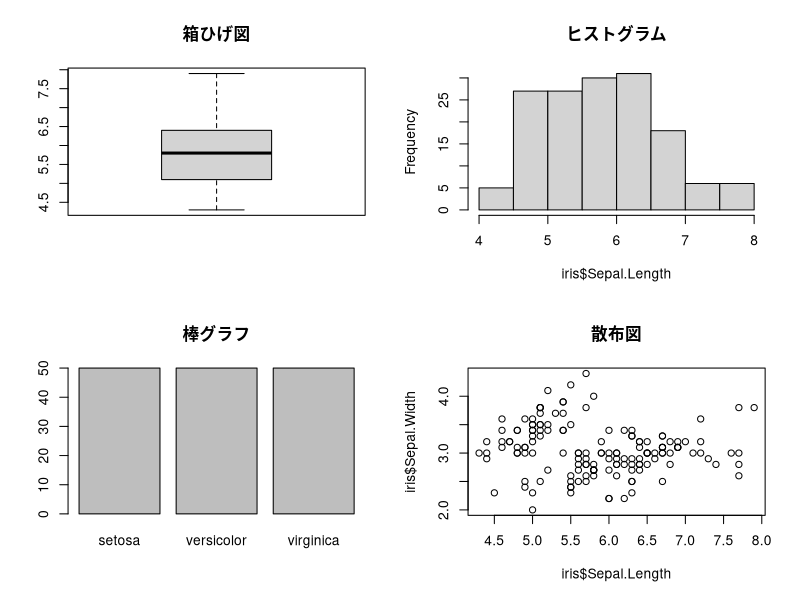
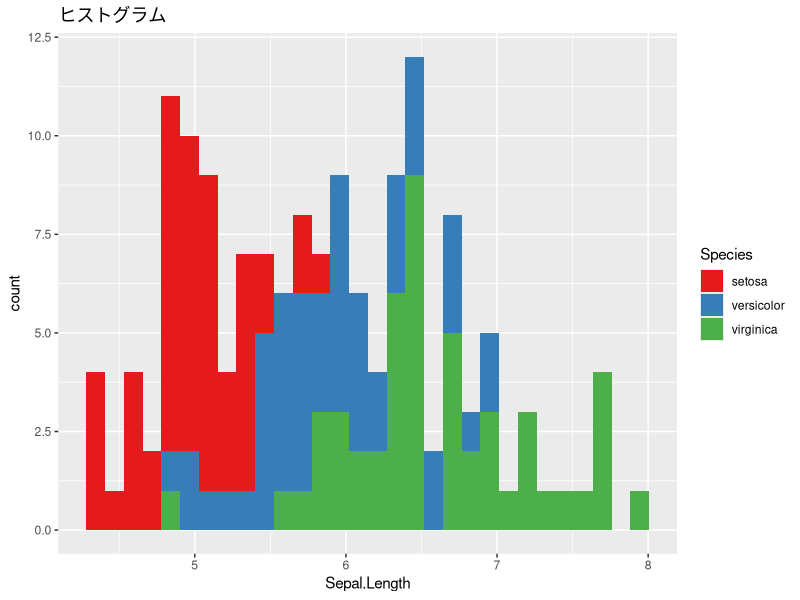
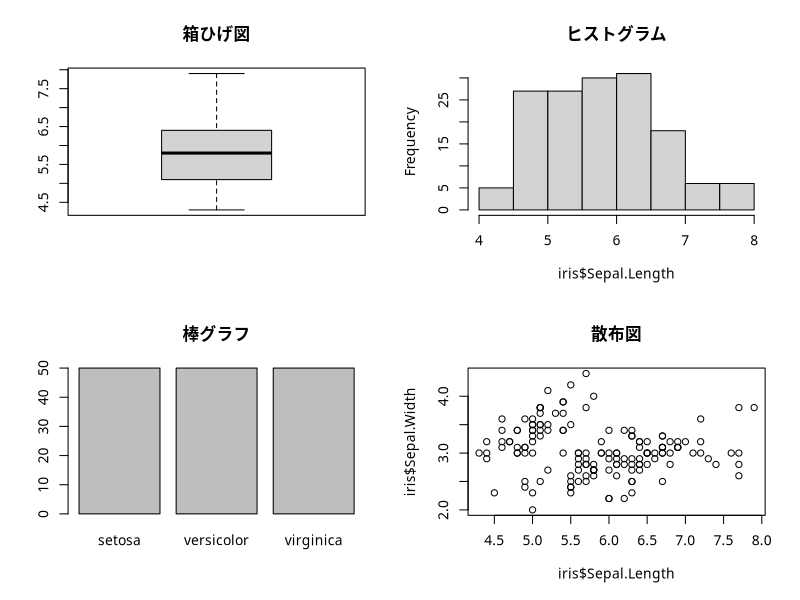
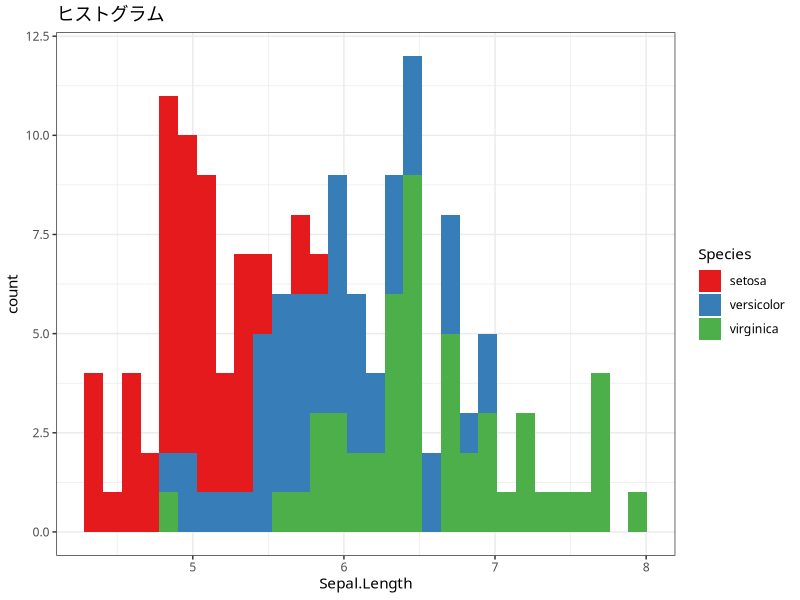

Generate these figures, in order, with R:

#### グラフの作成 ####
par(mfrow = c(2,2)) # グラフの描画範囲を四分割

boxplot(iris$Sepal.Length,main = "箱ひげ図")

hist(iris$Sepal.Length, main = "ヒストグラム")

barplot(table(iris$Species), main = "棒グラフ")

plot(iris$Sepal.Length, iris$Sepal.Width, main = "散布図")

par(mfrow = c(1,1)) # 設定を戻す

#### ggplot2で試す ####
library(ggplot2)
ggplot(iris, aes(x = Sepal.Length, fill = Species)) + 
  geom_histogram() +
  ggtitle("ヒストグラム") + 
  scale_fill_brewer(palette="Set1")
  

####  文字化けを解消するグラフの作り方　####
# 描画の文字設定をmac用に変更
par(family = "HiraKakuProN-W3")
par(mfrow = c(2,2)) # グラフの描画範囲を四分割

boxplot(iris$Sepal.Length,main = "箱ひげ図")
hist(iris$Sepal.Length, main = "ヒストグラム")
barplot(table(iris$Species), main = "棒グラフ")
plot(iris$Sepal.Length, iris$Sepal.Width, main = "散布図")

par(mfrow = c(1,1)) # 設定を戻す


#### ggplotで作成したグラフの文字化け解消 ####
library(ggplot2) # 文字化け解消 & 背景の設定も変更
theme_set( theme_bw(base_family = "HiraKakuProN-W3")) # histgram

ggplot(iris, aes(x = Sepal.Length, fill = Species)) +
  geom_histogram() +
  ggtitle("ヒストグラム") +
  scale_fill_brewer(palette="Set1")
  
